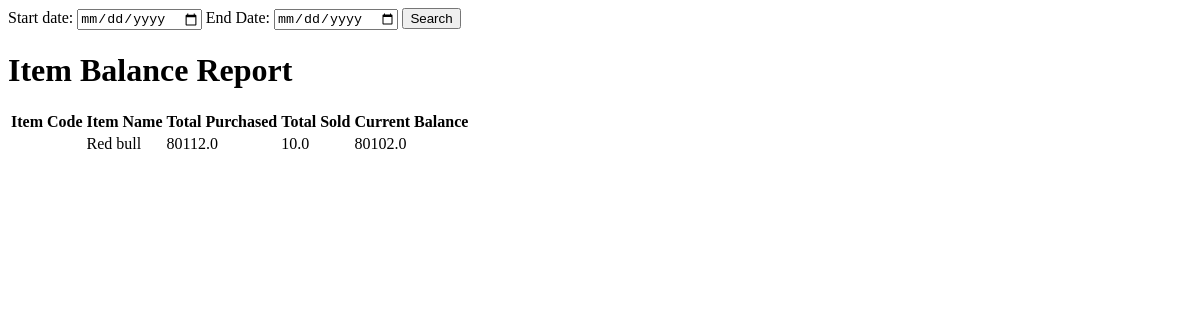
The page /item-balance on the database as committed earlier.
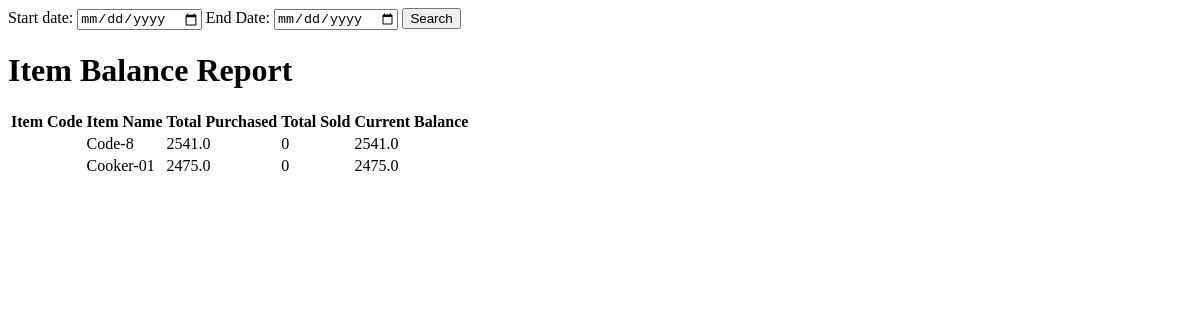
The same page on the database as committed later.
### station/models.py (models this page shows, shortened)
class Item(models.Model):
    name = models.CharField(max_length=255)
    price = models.PositiveIntegerField(default=1)
    set_property = models.PositiveIntegerField(default=1)
    production_date = models.DateField(auto_now_add=True)
    expire_date = models.DateField(auto_now_add=True)
    class Meta:
        verbose_name_plural = 'مواد'

### station/views.py (the view)
# urls.py: path('item-balance', views.item_balance, name='item_balance'),
def item_balance(request):
    items = Item.objects.all().order_by('name')
    item_list = []
    for item in items:
        transactions = Inventory.objects.filter(item=item).order_by('stock__created_at')
        total_purchased = 0
        total_sold = 0
        current_balance = 0
        for transaction in transactions:
            total_purchased += transaction.pur_qty if transaction.pur_qty else 0
            total_sold += transaction.sale_qty if transaction.sale_qty else 0
            current_balance += transaction.total_bal_qty if transaction.total_bal_qty else 0
        current_balance = total_purchased - total_sold
        item_list.append({
            'item': item,
            'total_purchased': total_purchased,
            'total_sold': total_sold,
            'current_balance': current_balance
        })
    return render(request, 'station/reports/item_balance.html', {'item_list': item_list})

### station/templates/station/reports/item_balance.html (shortened to what this page needs)
<!DOCTYPE html>
<html>
<head>
</head>
    <form class="form-a">
        Start date: <input type="date" value={{ myFilter.form.max_date }}</input>
        End Date: <input type="date" value={{ myFilter.form.min_date }}</input>
        <button type="submit" class="btn btn-b">Search</button>
    </form>
<body>
    <h1>Item Balance Report</h1>
    <table>
        <thead>
            <tr>
                <th>Item Code</th>
                <th>Item Name</th>
                <th>Total Purchased</th>
                <th>Total Sold</th>
                <th>Current Balance</th>
            </tr>
        </thead>
        <tbody>
            {% for item in item_list %}
            <tr>
                <td>{{ item.item.item_code }}</td>
                <td>{{ item.item.name }}</td>
                <td>{{ item.total_purchased }}</td>
                <td>{{ item.total_sold }}</td>
                <td>{{ item.current_balance }}</td>
            </tr>
            {% endfor %}
        </tbody>
    </table>
</body>
</html>

Rows that differ between the two databases and show on the page:
removed Item: item.name "Red bull", total_purchased "80112.0", total_sold "10.0", current_balance "80102.0"
added Item: item.name "Code-8", total_purchased "2541.0", total_sold "0", current_balance "2541.0"
added Item: item.name "Cooker-01", total_purchased "2475.0", total_sold "0", current_balance "2475.0"
